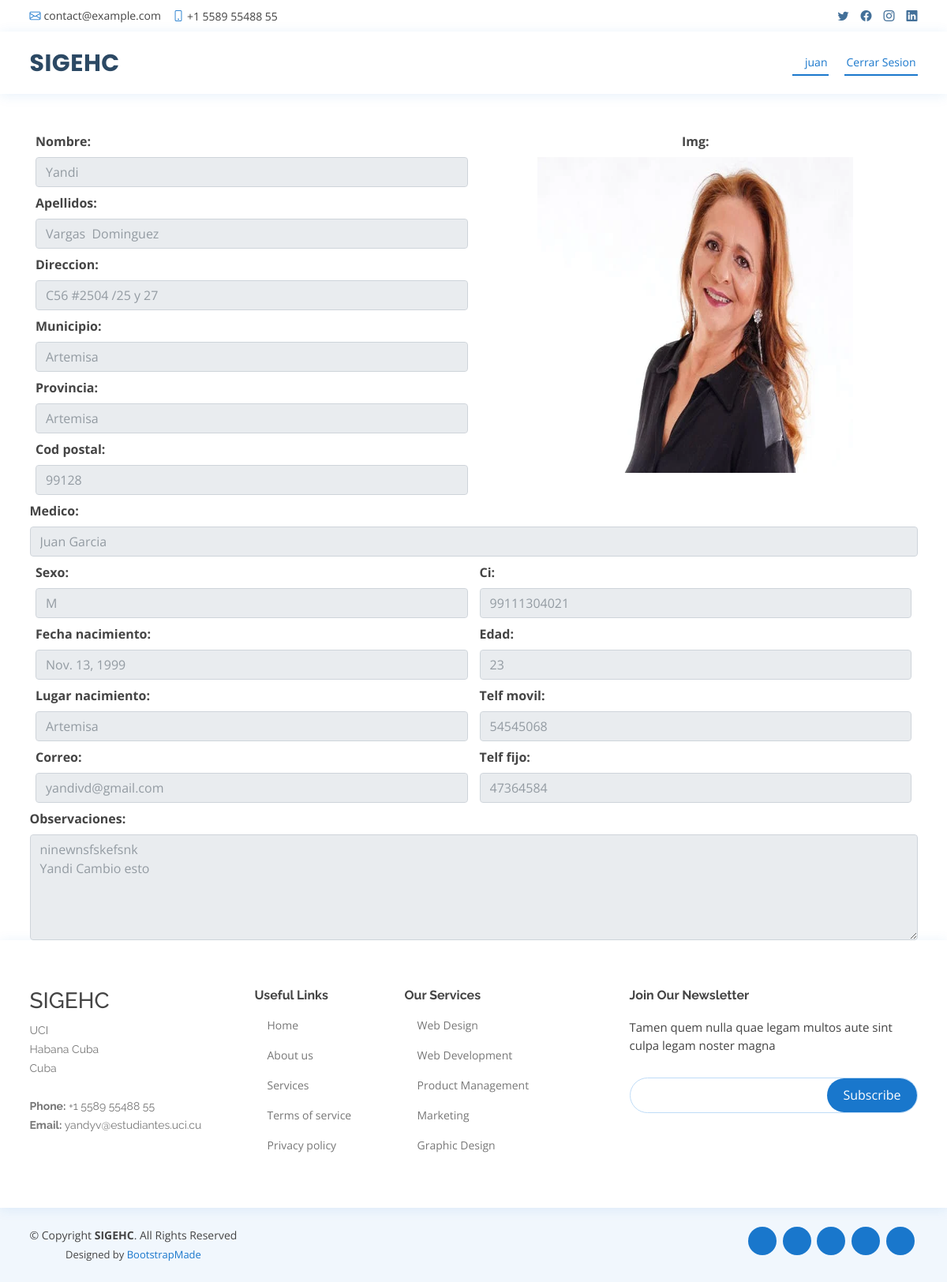
Page /historiasc/view/1/ (signed in) on the committed database.
### main/models.py (models this page shows, shortened)
class Historia_clinica(models.Model):
    numero = models.IntegerField()
    img = models.ImageField(upload_to='pacientes', null=True, blank=True)
    ci=models.CharField(max_length=11)
    nombre = models.CharField(max_length=100)
    apellidos = models.CharField(max_length=150)
    direccion = models.CharField(max_length=300)
    municipio = models.CharField(max_length=100)
    provincia = models.CharField(max_length=100)
    cod_postal = models.CharField(max_length=20)
    medico = models.ForeignKey(Medico, on_delete=models.CASCADE)
    sexo = models.ForeignKey(Sexo, on_delete=models.CASCADE)
    fecha_nacimiento = models.DateField()
    lugar_nacimiento = models.CharField(max_length=100)
    correo = models.EmailField(null=True, blank=True)
    edad = models.IntegerField()
    telf_movil = models.CharField(max_length=8)
    telf_fijo = models.CharField(max_length=8)
    observaciones = models.TextField()
    estado = models.ForeignKey(Estado, on_delete=models.CASCADE)

class Medico(models.Model):
    usuario = models.OneToOneField(User, on_delete=models.CASCADE)
    especialidad = models.ForeignKey(Especialidad, on_delete=models.CASCADE)

class Sexo(models.Model):
    sexo = models.CharField(max_length=20)
    def __str__(self):
        return self.sexo

### main/views.py (the view)
# urls.py: path('historiasc/view/<id>/', views.ver_hc, name='ver_hc'),
def ver_hc(request, id):
    hc= get_object_or_404(Historia_clinica, id=id) #toma el producto de la id
    data={
        "formHC": HCForm(instance=hc), #toma el formulario agregar producto con los datos del instance
        "hc":hc,
    }
    return render(request,'gestion/hc/view.html', data)

### templates/gestion/hc/view.html (shortened to what this page needs)
{% extends 'base.html' %} {% load static %} {% block content %}
<main class="container d-flex flex-column mt-5">
    <div class="d-flex w-100">
      <div class="d-flex flex-column col-6">
        <div class="d-flex flex-column mb-2">
          <label for="id_nombre">Nombre:</label
          ><input
            class="form-control"
            type="text"
            name="nombre"
            maxlength="100"
            required=""
            id="id_nombre"
            placeholder="{{hc.nombre}}"
            readonly
          />
        </div>
        <div class="d-flex flex-column mb-2">
          <label for="id_apellidos">Apellidos:</label
          ><input
            class="form-control"
            type="text"
            name="apellidos"
            maxlength="150"
            required=""
            id="id_apellidos"
            placeholder="{{hc.apellidos}}"
            readonly
          />
        </div>
        <div class="d-flex flex-column mb-2">
          <label for="id_direccion">Direccion:</label
          ><input
            class="form-control"
            type="text"
            name="direccion"
            maxlength="300"
            required=""
            id="id_direccion"
            placeholder="{{hc.direccion}}"
            readonly
          />
        </div>
        <div class="d-flex flex-column mb-2">
          <label for="id_municipio">Municipio:</label
          ><input
            class="form-control"
            type="text"
            name="municipio"
            maxlength="100"
            required=""
            id="id_municipio"
            placeholder="{{hc.municipio}}"
            readonly
          />
        </div>
        <div class="d-flex flex-column mb-2">
          <label for="id_provincia">Provincia:</label
          ><input
            class="form-control"
            type="text"
            name="provincia"
            maxlength="100"
            required=""
            id="id_provincia"
            placeholder="{{hc.provincia}}"
            readonly
          />
        </div>
        <div class="d-flex flex-column mb-2">
          <label for="id_cod_postal">Cod postal:</label
          ><input
            class="form-control"
            type="text"
            name="cod_postal"
            maxlength="20"
            required=""
            id="id_cod_postal"
            placeholder="{{hc.cod_postal}}"
            readonly
          />
        </div>
      </div>
      <div class="col-6 d-flex flex-column align-items-center">
        <label for="id_img">Img:</label>
        <img
          src="{{hc.img.url}}"
          style="width: 400px; height: 400px"
          id="imagenPrevisualizacion"
        />
      </div>
    </div>
    <div>
      <div class="d-flex flex-column mb-2">
        <label class="w-100" for="id_medico">Medico:</label
        ><input
          class="w-100 form-control"
          name="medico"
          required=""
          id="id_medico"
          placeholder="{{hc.medico.usuario.first_name}} {{hc.medico.usuario.last_name}} "
          readonly
          >
      </div>
      <div class="d-flex w-100">
        <div class="d-flex flex-column col-6">
          <div class="d-flex flex-column mb-2">
            <label for="id_sexo">Sexo:</label
            ><input
              class="form-control"
              name="sexo"
              required=""
              id="id_sexo"
              placeholder="{{hc.sexo}}"
              readonly
            >
          </div>
          <div class="d-flex flex-column mb-2">
            <label for="id_fecha_nacimiento">Fecha nacimiento:</label
            ><input
              class="form-control"
              type="text"
              name="fecha_nacimiento"
              required=""
              id="id_fecha_nacimiento"
              placeholder="{{hc.fecha_nacimiento}}"
              readonly
              />
          </div>
          <div class="d-flex flex-column mb-2">
            <label for="id_lugar_nacimiento">Lugar nacimiento:</label
            ><input
              class="form-control"
              type="text"
              name="lugar_nacimiento"
              maxlength="100"
              required=""
              id="id_lugar_nacimiento"
              placeholder="{{hc.lugar_nacimiento}}"
              readonly
              />
          </div>
          <div class="d-flex flex-column mb-2">
            <label for="id_correo">Correo:</label
            ><input
              class="form-control"
              type="email"
              name="correo"
              maxlength="254"
              id="id_correo"
              placeholder="{{hc.correo}}"
              readonly
            />
          </div>
        </div>
        <div class="d-flex flex-column col-6">
          <div class="d-flex flex-column mb-2">
            <label for="id_ci">Ci:</label
            ><input
              class="form-control"
              type="text"
              name="ci"
              maxlength="11"
              required=""
              id="id_ci"
              placeholder="{{hc.ci}}"
              readonly
            />
          </div>
          <div class="d-flex flex-column mb-2">
            <label for="id_edad">Edad:</label
            ><input
              class="form-control"
              type="number"
              min="0"
              name="edad"
              required=""
              id="id_edad"
              placeholder="{{hc.edad}}"
              readonly
            />
          </div>
          <div class="d-flex flex-column mb-2">
            <label for="id_telf_movil">Telf movil:</label
            ><input
              class="form-control"
              type="text"
              name="telf_movil"
              maxlength="8"
              required=""
              id="id_telf_movil"
              placeholder="{{hc.telf_movil}}"
              readonly
            />
          </div>
          <div class="d-flex flex-column mb-2">
            <label for="id_telf_fijo">Telf fijo:</label
            ><input
              class="form-control"
              type="text"
              name="telf_fijo"
              maxlength="8"
              required=""
              id="id_telf_fijo"
              placeholder="{{hc.telf_fijo}}"
              readonly
            />
          </div>
          </div>
        </div>
      </div>
    <div class="d-flex flex-column w-100">
      <label for="id_observaciones">Observaciones:</label
      ><textarea
        class="form-control"
        name="observaciones"
        cols="40"
        rows="5"
        required=""
        id="id_observaciones"
        placeholder="{{hc.observaciones}}"
        readonly
      ></textarea>
    </div>
</main>
{% endblock content %}

### templates/base.html (shortened to what this page needs)
<!DOCTYPE html>
<html lang="en">
{% load static %}
<head>
  <link href="{% static 'assets/vendor/fontawesome-free/css/all.min.css'%}" rel="stylesheet">
  <link href="{% static 'assets/vendor/animate.css/animate.min.css' %}" rel="stylesheet">
  <link href="{% static 'assets/vendor/bootstrap/css/bootstrap.min.css' %}" rel="stylesheet">
  <link href="{% static 'assets/vendor/bootstrap-icons/bootstrap-icons.css' %}" rel="stylesheet">
  <link href="{% static 'assets/vendor/boxicons/css/boxicons.min.css' %}" rel="stylesheet">
  <link href="{% static 'assets/vendor/glightbox/css/glightbox.min.css' %}" rel="stylesheet">
  <link href="{% static 'assets/vendor/remixicon/remixicon.css' %}" rel="stylesheet">
  <link href="{% static 'assets/vendor/swiper/swiper-bundle.min.css' %}" rel="stylesheet">
  <link
      rel="stylesheet"
      href="{% static 'plugins/fontawesome-free/css/all.min.css'%}"
    />
    <link
      href="{% static 'plugins/bootstrap/css/bootstrap.min.css' %}"
      rel="stylesheet"
    />
    <link
      rel="stylesheet"
      type="text/css"
      href="{% static 'datatable/data_tables/datatables.min.css' %}"
    />
    <link
      rel="stylesheet"
      href="{% static 'plugins/jquery/jquery-confirm.min.css' %}"
    />
    <link
      rel="stylesheet"
      href="https://cdn.jsdelivr.net/npm/bootstrap-icons@1.7.2/font/bootstrap-icons.css"
    />
    <link
      href="{% static 'plugins/bootstrap/css/bootstrap.min.css' %}"
      rel="stylesheet"
    />
    <link
      href="{% static 'plugins/bootstrap/css/bootstrap.min.css' %}"
      rel="stylesheet"
    />
    <link
      rel="stylesheet"
      href="{% static 'dist/css/adminlte.min.css'%}"
    />
  <link href="{% static 'assets/css/style.css' %}" rel="stylesheet">
</head>
<body>
  <div id="topbar" class="d-flex align-items-center sticky-top">
    <div class="container d-flex justify-content-between">
      <div class="contact-info d-flex align-items-center">
        <i class="bi bi-envelope"></i> <a href="mailto:contact@example.com">contact@example.com</a>
        <i class="bi bi-phone"></i> +1 5589 55488 55
      </div>
      <div class="d-none d-lg-flex social-links align-items-center">
        <a href="#" class="twitter"><i class="bi bi-twitter"></i></a>
        <a href="#" class="facebook"><i class="bi bi-facebook"></i></a>
        <a href="#" class="instagram"><i class="bi bi-instagram"></i></a>
        <a href="#" class="linkedin"><i class="bi bi-linkedin"></i></i></a>
      </div>
    </div>
  </div>
  <header id="header" class="sticky-top">
    <div class="container d-flex align-items-center">
      <h1 class="logo me-auto"><a href="{% url 'home' %}">SIGEHC</a></h1>
      <nav id="navbar" class="navbar order-last order-lg-0">
        <ul>
          {% if user.is_authenticated %}
          <li class="nav-item"><a class="nav-link scrollto active" href="#"> {{user.username}}</a></li>
          <li class="nav-item"><a class="nav-link scrollto active" href="{% url 'logout' %}">Cerrar Sesion</a></li>
          {% else %}
          <li><a class="nav-link scrollto active" href="{% url 'login' %}">Iniciar Sesion</a></li>
          {% endif %}
        </ul>
      </nav>
    </div>
  </header>
{% block content %}
{% endblock %}
<footer id="footer">
    <div class="footer-top">
      <div class="container">
        <div class="row">
          <div class="col-lg-3 col-md-6 footer-contact">
            <h3>SIGEHC</h3>
            <p>
              UCI <br>
              Habana Cuba<br>
              Cuba <br><br>
              <strong>Phone:</strong> +1 5589 55488 55<br>
              <strong>Email:</strong> yandyv@estudiantes.uci.cu<br>
            </p>
          </div>
          <div class="col-lg-2 col-md-6 footer-links">
            <h4>Useful Links</h4>
            <ul>
              <li><i class="bx bx-chevron-right"></i> <a href="#">Home</a></li>
              <li><i class="bx bx-chevron-right"></i> <a href="#">About us</a></li>
              <li><i class="bx bx-chevron-right"></i> <a href="#">Services</a></li>
              <li><i class="bx bx-chevron-right"></i> <a href="#">Terms of service</a></li>
              <li><i class="bx bx-chevron-right"></i> <a href="#">Privacy policy</a></li>
            </ul>
          </div>
          <div class="col-lg-3 col-md-6 footer-links">
            <h4>Our Services</h4>
            <ul>
              <li><i class="bx bx-chevron-right"></i> <a href="#">Web Design</a></li>
              <li><i class="bx bx-chevron-right"></i> <a href="#">Web Development</a></li>
              <li><i class="bx bx-chevron-right"></i> <a href="#">Product Management</a></li>
              <li><i class="bx bx-chevron-right"></i> <a href="#">Marketing</a></li>
              <li><i class="bx bx-chevron-right"></i> <a href="#">Graphic Design</a></li>
            </ul>
          </div>
          <div class="col-lg-4 col-md-6 footer-newsletter">
            <h4>Join Our Newsletter</h4>
            <p>Tamen quem nulla quae legam multos aute sint culpa legam noster magna</p>
            <form action="" method="post">
              <input type="email" name="email"><input type="submit" value="Subscribe">
            </form>
          </div>
        </div>
      </div>
    </div>
    <div class="container d-md-flex py-4">
      <div class="me-md-auto text-center text-md-start">
        <div class="copyright">
          &copy; Copyright <strong><span>SIGEHC</span></strong>. All Rights Reserved
        </div>
        <div class="credits">
          Designed by <a href="https://bootstrapmade.com/">BootstrapMade</a>
        </div>
      </div>
      <div class="social-links text-center text-md-right pt-3 pt-md-0">
        <a href="#" class="twitter"><i class="bx bxl-twitter"></i></a>
        <a href="#" class="facebook"><i class="bx bxl-facebook"></i></a>
        <a href="#" class="instagram"><i class="bx bxl-instagram"></i></a>
        <a href="#" class="google-plus"><i class="bx bxl-skype"></i></a>
        <a href="#" class="linkedin"><i class="bx bxl-linkedin"></i></a>
      </div>
    </div>
  </footer>
</body>
</html>

### rows in the picture
Historia_clinica: nombre "Yandi", apellidos "Vargas Dominguez", direccion "C56 #2504 /25 y 27", municipio "Artemisa", provincia "Artemisa", cod_postal "99128", img (picture), medico "Juan Garcia", sexo "M", fecha_nacimiento "Nov. 13, 1999", lugar_nacimiento "Artemisa", correo "yandivd@gmail.com", ci "99111304021", edad "23", telf_movil "54545068", telf_fijo "47364584", observaciones "ninewnsfskefsnk Yandi Cambio esto"

### other values in the picture
{{ user.username }} "juan"
